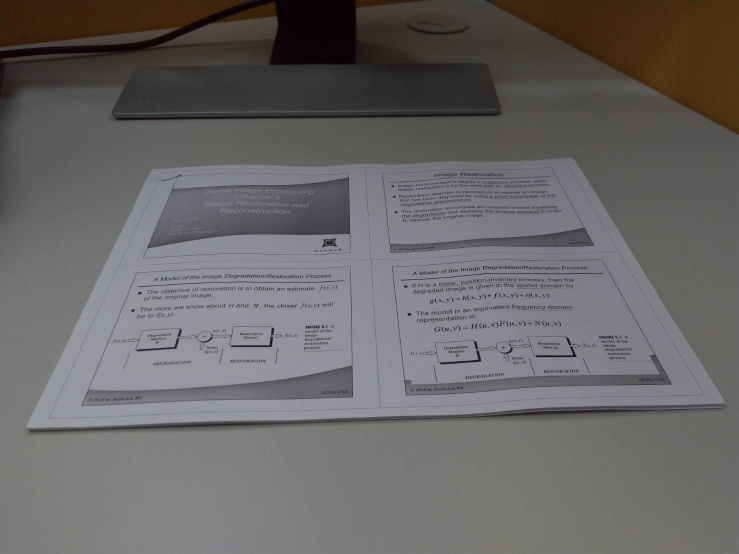
#> input picture HW1_Perspective_Distortion_Correction/before_img.jpg, 1478 x 1108 px (shown at 1/2 size)
$ python Perspective_Distortion_Correction.py
#> lines starting #> are read from the running program, lines starting #| are printed output that depends on the picture
from PIL import Image
import numpy as np

# 算8個參數{a,b,c,d,e,f,g,h}
def get_eight():
    # 舊座標 (原始影像)
    old_x = [304,1145,50,1447]
    old_y = [336,313,854,807]
    # 新座標 (影像校正後)
    x = [0,1478,0,1478]
    y = [0,0,1108,1108]

    A = np.array([[x[0], y[0], x[0]*y[0], 1],
                [x[1], y[1], x[1]*y[1], 1],
                [x[2], y[2], x[2]*y[2], 1],
                [x[3], y[3], x[3]*y[3], 1]])

    b1 = np.array([old_x[0],old_x[1],old_x[2],old_x[3]]) # x
    b2 = np.array([old_y[0],old_y[1],old_y[2],old_y[3]]) # y

    # Solve AX=b
    X1 = np.linalg.solve(A, b1)
    X2 = np.linalg.solve(A, b2)

    # 水平(按列順序)把array堆疊起來
    eight = np.hstack((X1,X2))

    return eight # eight[a,b,c,d,e,f,g,h]


def transform(output,eight):

    # get width and height of new image
    width, height = output.size

    for i in range(width):
        for j in range(height):

            # 用8個參數取得座標
            x1 = (eight[0]*i) + (eight[1]*j) + (eight[2]*i*j) + eight[3]
            y1 = (eight[4]*i) + (eight[5]*j) + (eight[6]*i*j) + eight[7]

            # 取整數
            x = int(x1)
            y = int(y1)

            # distance
            a = x1 - x
            b = y1 - y

            # Bilinear Interpolation (用於影像放大)
            # f(x,y) = (1-a)(1-b)g(x,y) + a(1-b)g(x,y+1) + b(1-a)g(x+1,y) + ab(x+1,y+1)
            temp = [0,0,0]
            for c in range(3):
                temp[c] = int((1-a) * (1-b) * pixel1[x, y][c] + a * (1-b) * pixel1[x+1, y][c] + (1-a) * b * pixel1[x, y+1][c] + a * b * pixel1[x+1, y+1][c])
            pixel2[i, j] = (temp[0],temp[1],temp[2])

# Loadding Image
image = Image.open('before_img.jpg')
#> image is the input picture: PIL image 1478x1108 RGB; mean R, G, B 104.8, 102.7, 102.2

# Calculate Perspective Value{a,b,c,d,e,f,g,h}
eight = get_eight()

# Create a Image Space for Perspective Transfrom (width、height)
# 設定輸出圖片大小
output = Image.new(image.mode, (1478, 1108))
#> output: PIL image 1478x1108 RGB; every value is 0

# Allocates storage for the image and loads the pixel data
pixel1 = image.load() # old
pixel2 = output.load() # new

#  Perspective Transfrom Processing
transform(output,eight)
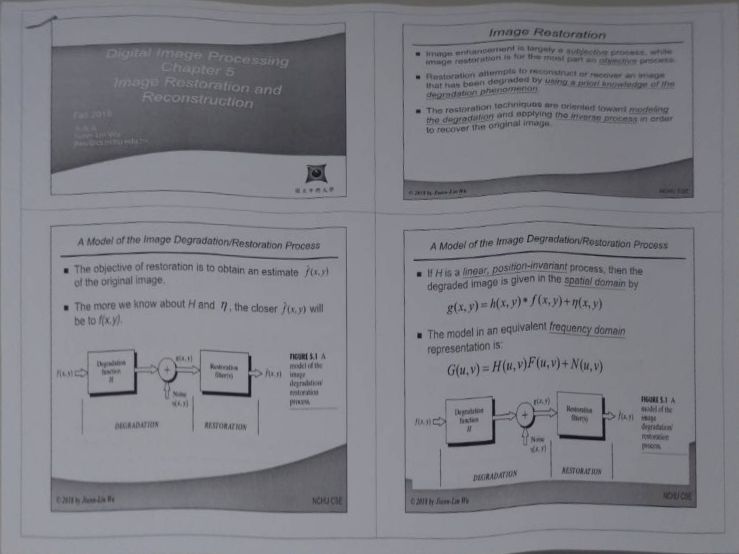
#> output: PIL image 1478x1108 RGB (shown at 1/2 size); mean R, G, B 125.6, 125.9, 132.7

# Save the Perspective Image
output.save("after_img.jpg")
